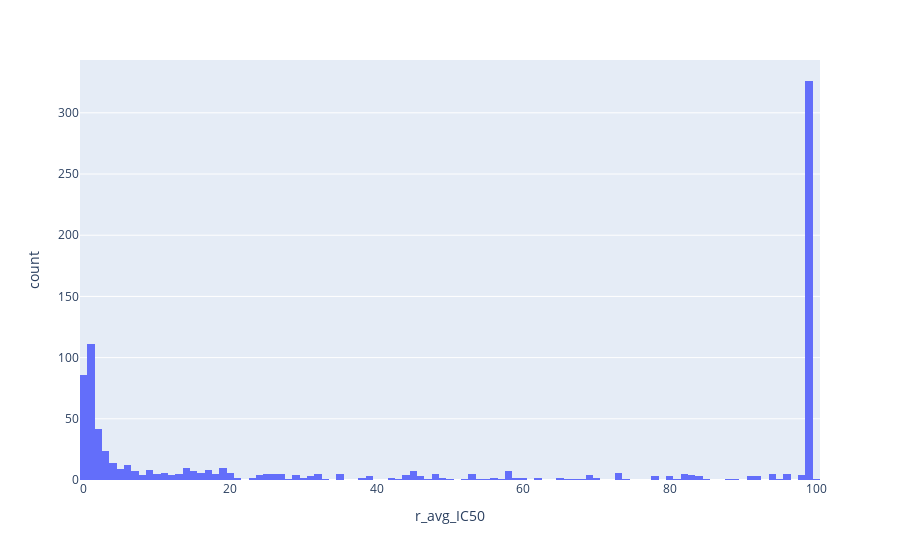
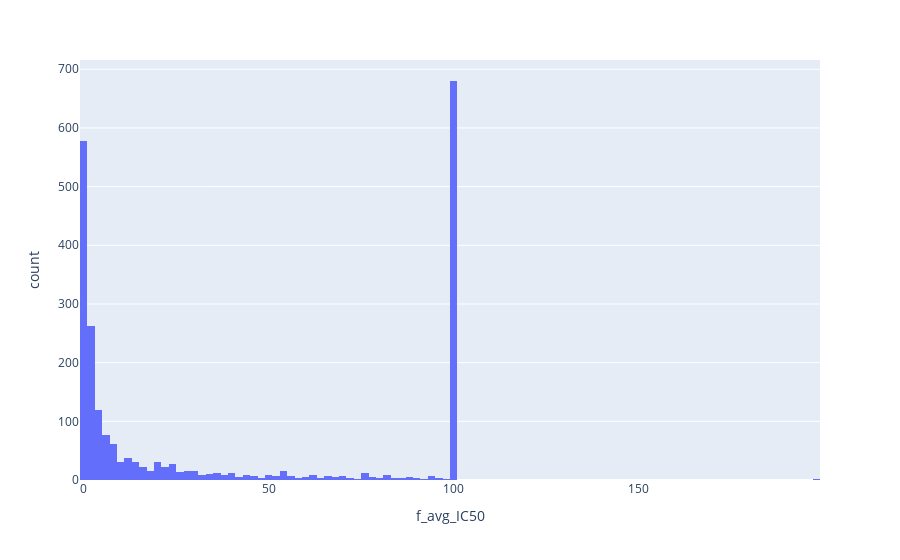

Notebook code for these charts, in order:
### Code cell
# plot histograms of r_avg_IC50 and f_avg_IC50 using plotly

import plotly.express as px

fig = px.histogram(fixed_df, x="r_avg_IC50", nbins=100)
fig.show()

fig = px.histogram(fixed_df, x="f_avg_IC50", nbins=100)
fig.show()

### Figure 1 — Plotly figure (JSON) as saved in the notebook; plotly's stock layout.template omitted (floating-point values rounded to 4 significant figures; data arrays with more than 128 entries replaced by an {"elided": "..."} marker saying what was removed)
{"data": [{"alignmentgroup": "True", "bingroup": "x", "hovertemplate": "r_avg_IC50=%{x}<br>count=%{y}<extra></extra>", "legendgroup": "", "marker": {"color": "#636efa", "pattern": {"shape": ""}}, "name": "", "nbinsx": 100, "offsetgroup": "", "orientation": "v", "showlegend": false, "type": "histogram", "x": {"elided": "2473 float values"}, "xaxis": "x", "yaxis": "y"}], "layout": {"barmode": "relative", "legend": {"tracegroupgap": 0}, "margin": {"t": 60}, "xaxis": {"anchor": "y", "domain": [0, 1], "title": {"text": "r_avg_IC50"}}, "yaxis": {"anchor": "x", "domain": [0, 1], "title": {"text": "count"}}}}

### Figure 2 — Plotly figure (JSON) as saved in the notebook; plotly's stock layout.template omitted (floating-point values rounded to 4 significant figures; data arrays with more than 128 entries replaced by an {"elided": "..."} marker saying what was removed)
{"data": [{"alignmentgroup": "True", "bingroup": "x", "hovertemplate": "f_avg_IC50=%{x}<br>count=%{y}<extra></extra>", "legendgroup": "", "marker": {"color": "#636efa", "pattern": {"shape": ""}}, "name": "", "nbinsx": 100, "offsetgroup": "", "orientation": "v", "showlegend": false, "type": "histogram", "x": {"elided": "2473 float values"}, "xaxis": "x", "yaxis": "y"}], "layout": {"barmode": "relative", "legend": {"tracegroupgap": 0}, "margin": {"t": 60}, "xaxis": {"anchor": "y", "domain": [0, 1], "title": {"text": "f_avg_IC50"}}, "yaxis": {"anchor": "x", "domain": [0, 1], "title": {"text": "count"}}}}
